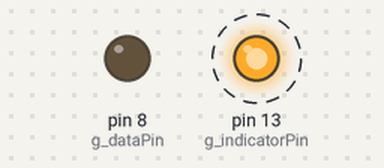
Bench run of a sketch on a simulated Arduino Leonardo, built with avr-gcc and run on an emulated ATmega32U4. On the bench: output pins drawn as LEDs (lit = HIGH). Dashed ring = blinking. Random numbers use the default seed unless the sketch sets one.

Above: at 0.2 s.
Timing chart, 0 to 3.0 s (numbered marks = the images above):
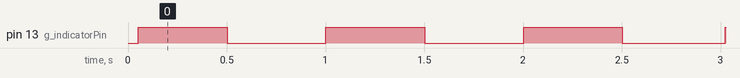

The sketch:

arduino-christmas-lights.ino
```cpp
/**
 * Arduino Christmas Lights.
 * By Peter Bloomfield: peter.bloomfield.online
 *
 * This sketch controls a chain of RGB LEDs and makes them twinkle in various colour schemes.
 * The chain must be compatible with Adafruit Neopixel.
 *
 * Set g_dataPin to the pin you are using to control the LEDs.
 * Set g_ledCount to the number of LEDs in your chain.
 *
 * This is designed to be controlled remotely, e.g. from a Bluetooth module on Serial1 by default.
 * Send the following ASCII characters to the Arduino to have the specified effect:
 *
 * 1-9 = Set duration of one cycle of twinkling in seconds (lower number means faster flashing). NOTE: This must be the ASCII characters 1 to 9, not the binary values 1-9.
 * n = New random twinkling pattern.
 * r = Use red colour scheme.
 * y = Use yellow colour scheme.
 * g = Use green colour scheme.
 * c = Use cyan colour scheme.
 * b = Use blue colour scheme.
 * m = Use magenta colour scheme.
 * p = Use purple colour scheme.
 * w = Use bright white colour scheme.
 * o = Use off-white colour scheme.
 * x = Use xmas colour scheme (red and green).
 */

#include <Adafruit_NeoPixel.h>

auto & MySerial{ Serial1 };
const int g_indicatorPin = 13;
const int g_dataPin = 8;
const int g_ledCount = 100;

// The duration in seconds of one standard cycle of the lights.
float g_cycleDuration = 5.0f;

Adafruit_NeoPixel g_leds{ g_ledCount, g_dataPin, NEO_RGB + NEO_KHZ800 };

enum class ColourScheme
{
  red,
  yellow,
  green,
  cyan,
  blue,
  magenta,
  purple,
  white,
  offWhite,
  xmas // red and green
};

auto g_colourScheme{ ColourScheme::xmas };

// Seed the random number generator by sampling an analog pin.
// The pin should be floating.
void randomSeedFromAdc(const int analogPin)
{
  uint16_t seed = 0;
  for (int i = 0; i < 16; ++i)
  {
    if ((analogRead(analogPin) % 2) == 0)
    {
      seed |= (1 << i);
    }
    delay(11);
  }
  randomSeed(seed);
}

// Returns a random number in the range 0 to 1.
float getRandomFraction()
{
  return static_cast<float>(random(1000)) / 1000.0f;
}

// Convert a floating point value in the range 0 to 1 to a byte value in the range 0 to 255.
byte toByte(const float fraction)
{
  if (fraction <= 0.0f)
    return 0;

  if (fraction >= 1.0f)
    return 255;

  return static_cast<byte>(fraction * 255);
}

// Describes the cyclic behaviour of one light component's brightness.
struct LightParams
{
  LightParams() = default;
  LightParams(const float maxBrightness, const float phase) : maxBrightness{ maxBrightness }, phase{ phase } {}

  // Generate a random set of light parameters.
  // The light's maximum brightness will be a random number between b1 and b2.
  // NOTE: b1 and b2 must be in the range 0 to 1 inclusive, and b1 must be less than b2.
  // The phase will always be a random number between 0 and 1.
  static LightParams makeRandom(float b1, float b2)
  {
    if (b1 < 0.0f)
      b1 = 0.0f;
    else if (b1 > 1.0f)
      b1 = 1.0f;

    if (b2 < 0.0f)
      b2 = 0.0f;
    else if (b2 > 1.0f)
      b2 = 1.0f;

    if (b2 < b1)
      b2 = b1;

    return LightParams{
      b1 + (getRandomFraction() * (b2 - b1)),
      // Phase will be in range 0 to 1
      getRandomFraction()
    };
  }

  // Calculate how bright the light should currently be.
  // Returns a value between 0 (off) and 1 (fully on).
  // TODO: Make this take a single value containing the proportion of time through the cycle.
  // TODO: Do all the math with integers instead of floats, and use a restricted lookup table instead of sin().
  float calculateCurrentBrightness(const float elapsedSeconds, const float cycleDuration)
  {
    // TODO: Adjust sine wave so that it dips below zero; the light should stay off while in negative brightness.
    //       This will mean more lights are off giving a more distinct twinkle effect.
    const float timeScaling{ (2 * PI) / cycleDuration };
    const float x{ timeScaling * (elapsedSeconds - (phase * cycleDuration)) };
    //const float y{ (0.5f * maxBrightness * sin(x)) + (0.5f * maxBrightness) };
    const float y{ maxBrightness * sin(x) };

    if (y < 0.0f)
      return 0.0f;

    if (y > 1.0f)
      return 1.0f;

    return y;
  }

  // The maximum brightness that can be reached by this light.
  // It will fade in and out on a sine wave.
  float maxBrightness{ 1.0f };

  // The time offset of the sine wave.
  // This is measured in proportions of a whole cycle.
  // For example, if the cycle duration is 3 seconds, then a phase of 0.5
  //  will offset this light's cycle by 1.5 seconds.
  float phase{ 1.0f };
};

LightParams g_params[g_ledCount];

void updateIndicator()
{
  // Flash the indicator LED on and off every second.
  if (micros() % 1000000 < 500000)
    digitalWrite(g_indicatorPin, HIGH);
  else
    digitalWrite(g_indicatorPin, LOW);
}

void randomiseLightParams()
{
  for (int i = 0; i < g_ledCount; ++i)
  {
    g_params[i] = LightParams::makeRandom(0.5f, 1.0f);
  }
}

void handleCommand(char command)
{
  if (command >= '1' && command <= '9')
  {
    g_cycleDuration = static_cast<float>(command - '1' + 1);
    return;
  }

  switch(command)
  {
  case 'n': case 'N':
    randomiseLightParams();
    break;

  case 'r': case 'R':
    g_colourScheme = ColourScheme::red;
    break;

  case 'y': case 'Y':
    g_colourScheme = ColourScheme::yellow;
    break;

  case 'g': case 'G':
    g_colourScheme = ColourScheme::green;
    break;

  case 'c': case 'C':
    g_colourScheme = ColourScheme::cyan;
    break;

  case 'b': case 'B':
    g_colourScheme = ColourScheme::blue;
    break;

  case 'm': case 'M':
    g_colourScheme = ColourScheme::magenta;
    break;

  case 'p': case 'P':
    g_colourScheme = ColourScheme::purple;
    break;

  case 'w': case 'W':
    g_colourScheme = ColourScheme::white;
    break;

  case 'o': case 'O':
    g_colourScheme = ColourScheme::offWhite;
    break;

  case 'x': case 'X':
    g_colourScheme = ColourScheme::xmas;
    break;
  }
}

void setup()
{
  pinMode(g_indicatorPin, OUTPUT);
  pinMode(g_dataPin, OUTPUT);

  digitalWrite(g_indicatorPin, LOW);

  randomiseLightParams();

  MySerial.begin(9600);
}

void loop()
{
  if (MySerial.available())
    handleCommand(static_cast<char>(MySerial.read()));

  const auto curMicros{ micros() };
  const float elapsedSeconds{ (float)curMicros / 1000000.0f };

  // Calculate and display the lights for the current time point.
  for (int i{ 0 }; i < g_ledCount; ++i)
  {
    const float brightness{ g_params[i].calculateCurrentBrightness(elapsedSeconds, g_cycleDuration) };
    const byte brightnessByte{ toByte(brightness) };

    byte red{ 0 };
    byte green{ 0 };
    byte blue{ 0 };

    switch (g_colourScheme)
    {
      case ColourScheme::red:
        red = brightnessByte;
        break;

      case ColourScheme::yellow:
        red = brightnessByte;
        green = brightnessByte;
        break;

      case ColourScheme::green:
        green = brightnessByte;
        break;

      case ColourScheme::cyan:
        green = brightnessByte;
        blue = brightnessByte;
        break;

      case ColourScheme::blue:
        blue = brightnessByte;
        break;

      case ColourScheme::magenta:
        red = brightnessByte;
        blue = brightnessByte;
        break;

      case ColourScheme::purple:
        red = toByte(brightness * 0.5f);
        blue = brightnessByte;
        break;

      case ColourScheme::white:
        red = brightnessByte;
        green = brightnessByte;
        blue = brightnessByte;
        break;

      case ColourScheme::offWhite:
        red = brightnessByte;
        green = toByte(brightness * 0.7f);
        blue = toByte(brightness * 0.35f);
        break;

      case ColourScheme::xmas:
        if ((i % 2) == 0)
          red = brightnessByte;
        else
          green = brightnessByte;
        break;
    }

    g_leds.setPixelColor(i, red, green, blue);
  }

  g_leds.show();

  updateIndicator();
}
```

Measured:
- by itself, pin 13 (g_indicatorPin): alternates HIGH for 0.50 s and LOW for 0.50 s
